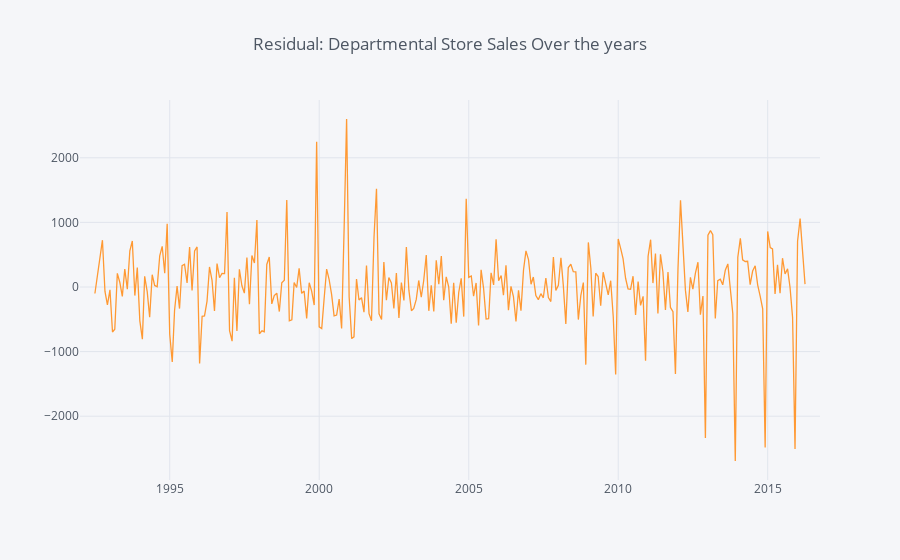

The notebook cell saved with this chart:
### Code cell
decompose.resid.iplot(kind='line',          # visualizing only the residual component
                      title='Residual: Departmental Store Sales Over the years')

### Figure 1 — Plotly figure (JSON) as saved in the notebook; plotly's stock layout.template omitted (floating-point values rounded to 4 significant figures; data arrays with more than 128 entries replaced by an {"elided": "..."} marker saying what was removed)
{"data": [{"line": {"color": "rgba(255, 153, 51, 1.0)", "dash": "solid", "shape": "linear", "width": 1.3}, "mode": "lines", "name": "Sales", "text": "", "type": "scatter", "uid": "542b5a86-6687-4360-b6ed-eaf544c5793f", "x": {"elided": "298 str values"}, "y": {"elided": "298 mixed values"}}], "layout": {"legend": {"bgcolor": "#F5F6F9", "font": {"color": "#4D5663"}}, "paper_bgcolor": "#F5F6F9", "plot_bgcolor": "#F5F6F9", "title": {"font": {"color": "#4D5663"}, "text": "Residual: Departmental Store Sales Over the years"}, "xaxis": {"gridcolor": "#E1E5ED", "showgrid": true, "tickfont": {"color": "#4D5663"}, "title": {"font": {"color": "#4D5663"}, "text": ""}, "zerolinecolor": "#E1E5ED"}, "yaxis": {"gridcolor": "#E1E5ED", "showgrid": true, "tickfont": {"color": "#4D5663"}, "title": {"font": {"color": "#4D5663"}, "text": ""}, "zerolinecolor": "#E1E5ED"}}}
